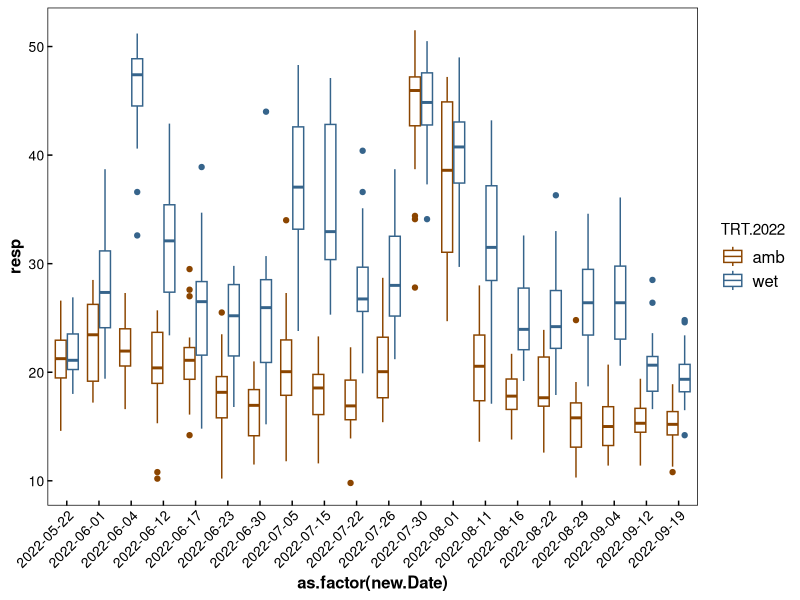
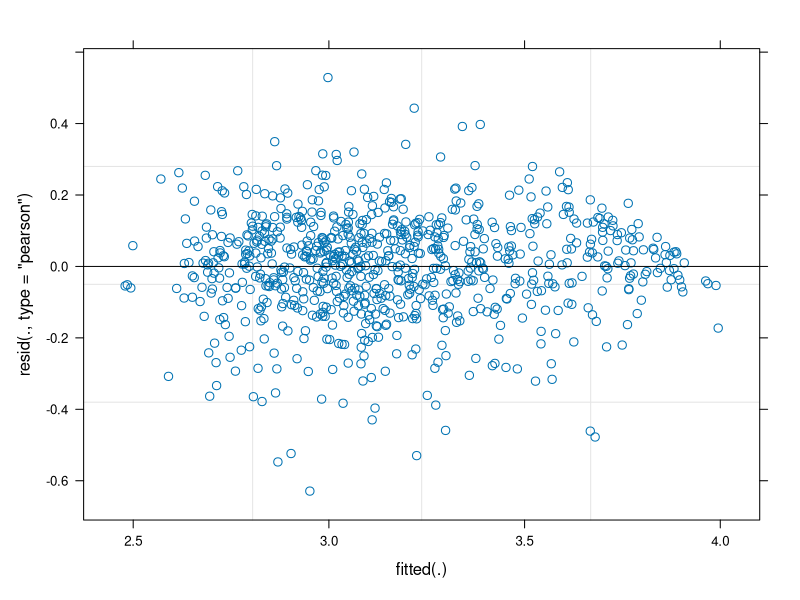
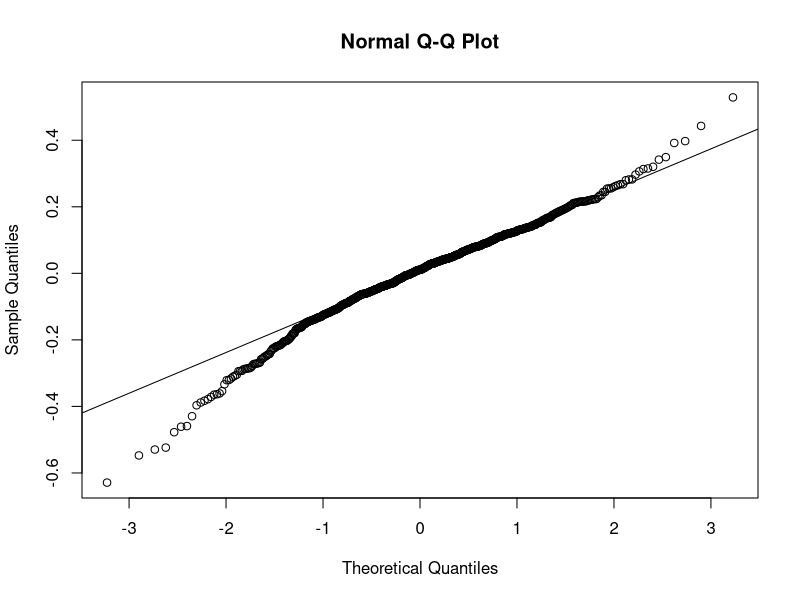
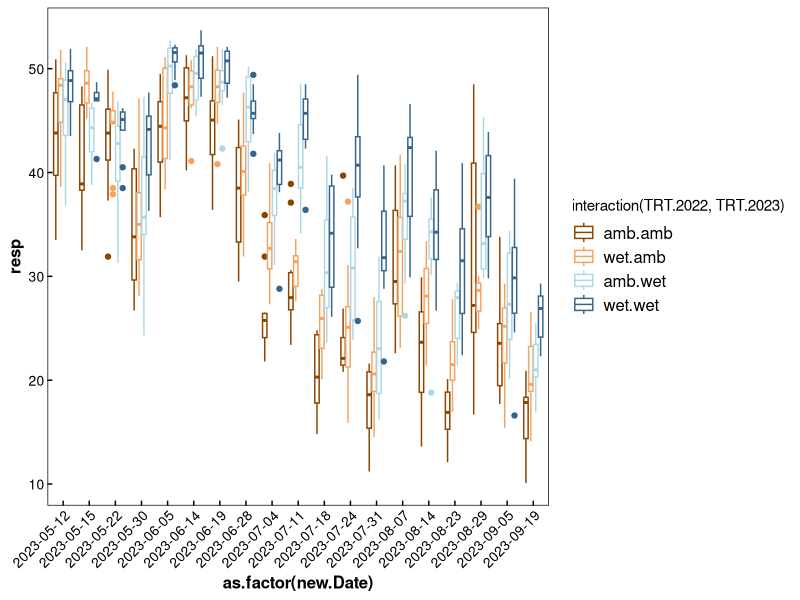
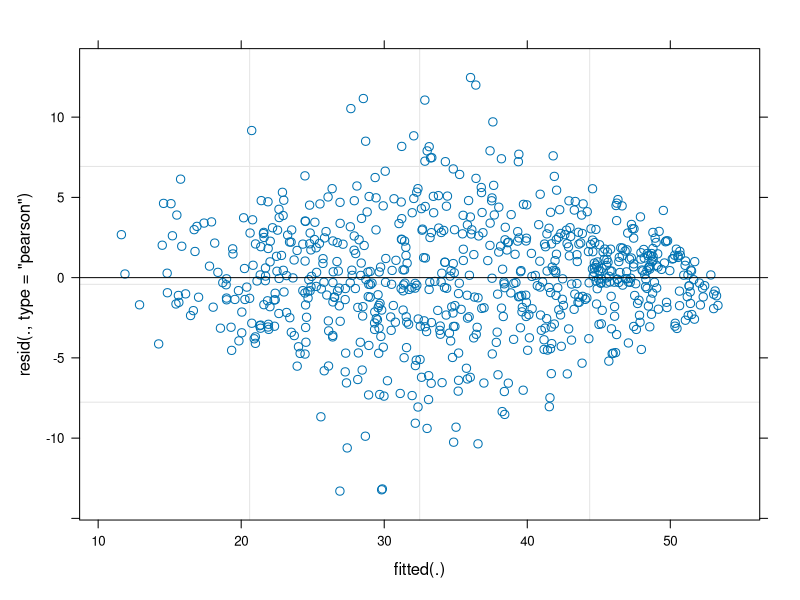
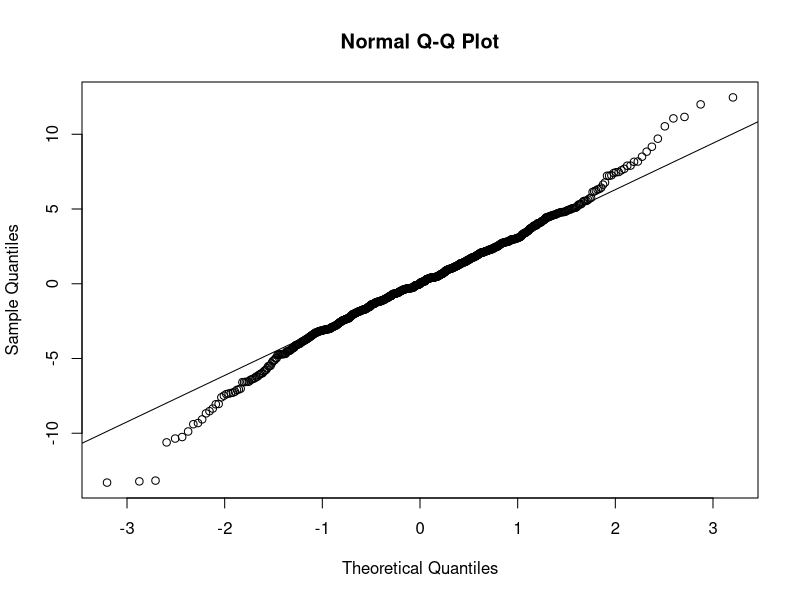
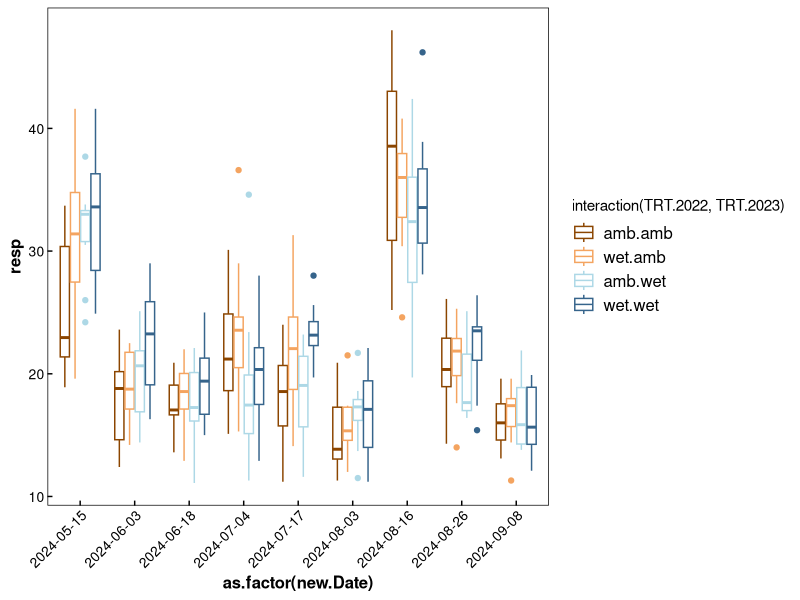
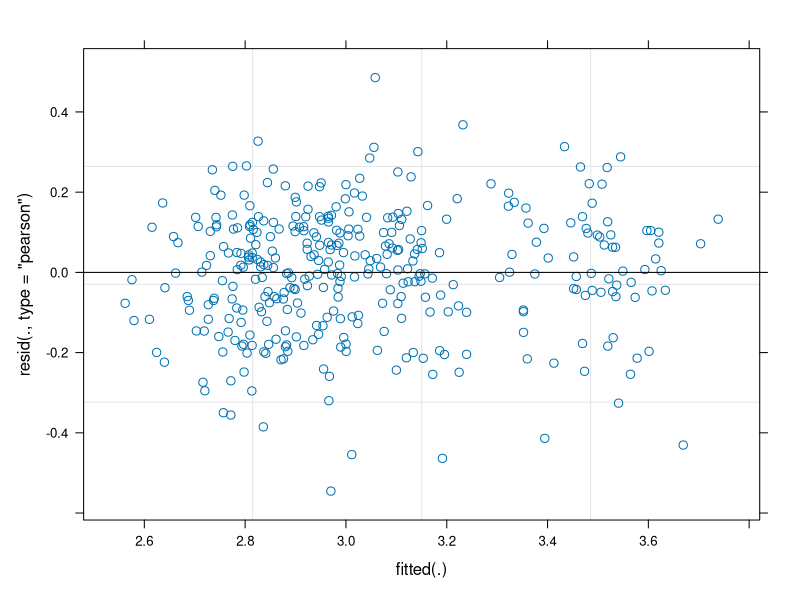

Generate these figures, in order, with R: (Note: this script raises an error after producing the figures.)
########## Do years with extreme precipitation anomalies magnify legacy effects in semi-arid grassland ecosystems? #############
# Journal of Ecology
# corresponding author: Kathleen Condon (kathleen.condon@colostate.edu, kcondon@illinois.edu)

# Analysis of continuous variables (VWC, GCC, Soil Respiration/Efflux)

##### Setup =================================================================
library(tidyverse)
library(lubridate)
library(car)
library(emmeans)
library(lmerTest)
library(rstatix)

plot_theme<-theme_classic()+
  theme(
    strip.background=element_blank(),
    strip.text.x=element_text(size=12,
                              hjust=0,
                              face="bold",colour="black"),
    strip.text.y=element_text(size=12,
                              hjust=0,
                              face="bold",colour="black"),
    panel.background=element_rect(fill="transparent"),
    panel.border=element_rect(fill="transparent",color="black",
                              linewidth=0.5),
    plot.background=element_rect(fill="transparent",color=NA),
    legend.background=element_rect(fill="transparent"),
    legend.position="none",
    # legend.title=element_text(size=16,face="bold"),
    legend.text=element_text(size=12),
    # axis.line.x=element_line(linewidth=1,color="black"),
    axis.line.x=element_blank(),
    axis.line.y=element_blank(),
    axis.ticks=element_line(linewidth=0.5,color="black"),
    axis.ticks.length=unit(-0.05,"in"),
    axis.title = element_text(size=12,
                              colour="black",face="bold"),
    axis.text=element_text(size=10,colour="black"),
    axis.text.x=element_text(angle=0,hjust=0.5,colour="black"),
    axis.text.y=element_text(colour="black"),
    plot.title=element_text(size=12),
    strip.placement="outside")

##### VWC =====================================================================
#### VWC Full data ####
vwc.20<-read.csv("final_data/SGS_EW_20cm_VWC.csv")

vwc.20.no.na<-vwc.20%>%
  # set date formats
  mutate(new.Date=as.Date(Full.Date,format="%m/%d/%y"),yr=year(new.Date),mon=month(new.Date))%>%
  mutate(short.Date=paste("2024",mon,day(new.Date),sep="-"))%>%
  mutate(short.Date=as.Date(short.Date,format="%Y-%m-%d"))%>%
  # rename variables from original file
  rename(TRT.2022=Trt_2022)%>%
  mutate(TRT.2022=factor(TRT.2022,levels=c("amb","wet")))%>%
  rename(TRT.2023=Trt_2023)%>%
  mutate(TRT.2023=factor(TRT.2023,levels=c("amb","wet")))%>%
  # select columns to keep
  select(c(new.Date,short.Date,yr,mon,Plot,TRT.2022,TRT.2023,VWC,Notes))%>%
  # drop rows with VWC NA's
  drop_na(VWC)%>%
  # create Unique_ID for dropping specific observations (outliers)
  mutate(Unique_ID=paste(new.Date,"_Plot",Plot,sep=""))

str(vwc.20) # 1900 observations
str(vwc.20.no.na) # 1900 observations

vwc.20cm.2024<-subset(vwc.20.no.na,yr=="2024")
vwc.20cm.2023<-subset(vwc.20.no.na,yr=="2023")
vwc.20cm.2022<-subset(vwc.20.no.na,yr=="2022")

##### VWC Daily
#### 2022 ####
dat<-vwc.20cm.2022
dat$resp<-dat$VWC

# check outliers
out.plot<-ggplot(dat,aes(x=as.factor(new.Date),y=resp,color=TRT.2022))+
  geom_boxplot()+
  scale_color_manual(values=c("darkorange4","steelblue4"))+
  theme_classic()+
  plot_theme+
  theme(axis.text.x=element_text(angle=45, hjust=1),
        legend.position="right")
out.plot

ext.22<-dat%>%
  group_by(new.Date,TRT.2022)%>%
  identify_outliers(resp)%>%
  filter(is.extreme==TRUE)
ext.22

mod.check<-lmer(resp~as.factor(new.Date)*TRT.2022+(1|Plot),data=dat)

outlierTest(mod.check) # One outlier 2022-07-05_Plot23 - not totally unreasonable in boxplot so leave in
# view(dat)
dat.22<-dat

#### 2022 mod ####
mod.check<-lmer(log(resp)~as.factor(new.Date)*TRT.2022+(1|Plot),data=dat)
plot(mod.check)
qqnorm(resid(mod.check));qqline(resid(mod.check))

anova(mod.check,ddf="Kenward-Roger") # date-trt interaction p<2.2.e-16

mod.pairs<-pairs(emmeans(mod.check,pairwise~TRT.2022|new.Date))
pairs.df<-as.data.frame(summary(mod.pairs))
vwc.22.sig.pairs<-subset(pairs.df,p.value<0.05)

#### 2023 ####
dat<-vwc.20cm.2023%>%
  filter(!Unique_ID %in% c("2023-08-29_Plot3"))
dat$resp<-dat$VWC

# check outliers
out.plot<-ggplot(dat,aes(x=as.factor(new.Date),y=resp,color=interaction(TRT.2022,TRT.2023)))+
  # scale_color_manual(values=c("orange","navy"))+
  scale_color_manual(values=c("darkorange4","sandybrown","lightblue","steelblue4"))+
  geom_boxplot()+
  theme_classic()+
  plot_theme+
  theme(axis.text.x=element_text(angle=45,hjust=1),
        legend.position="right")
out.plot

ext.23<-dat%>%
  group_by(new.Date,TRT.2022,TRT.2023)%>%
  identify_outliers(resp)%>%
  filter(is.extreme==TRUE )
ext.23

mod.check<-lmer(resp~as.factor(new.Date)*TRT.2022*TRT.2023+(1|Plot),data=dat)

outlierTest(mod.check) # two outliers 2023-08-29_Plot3 & 2023-08-29_Plot8 (both in the same trt at opposite ends) - removing high outlier (Plot 3) also stops second from being outlier
# view(dat)
dat.23<-dat

#### 2023 mod ####
mod.check<-lmer(resp~as.factor(new.Date)*TRT.2022*TRT.2023+(1|Plot),data=dat)
plot(mod.check)
qqnorm(resid(mod.check));qqline(resid(mod.check))

anova(mod.check,ddf="Kenward-Roger")
# step(mod.check) # no reduction

mod.pairs<-pairs(emmeans(mod.check,~TRT.2022|TRT.2023*new.Date))
pairs.df<-as.data.frame(summary(mod.pairs))
vwc.23.sig.pairs<-subset(pairs.df,p.value<0.05)

#### 2024 ####
dat<-vwc.20cm.2024
dat$resp<-dat$VWC

# check outliers
out.plot<-ggplot(dat,aes(x=as.factor(new.Date),y=resp,color=interaction(TRT.2022,TRT.2023)))+
  # scale_color_manual(values=c("orange","navy"))+
  scale_color_manual(values=c("darkorange4","sandybrown","lightblue","steelblue4"))+
  geom_boxplot()+
  theme_classic()+
  plot_theme+
  theme(axis.text.x=element_text(angle=45,hjust=1),
        legend.position="right")
out.plot

ext.24<-dat%>%
  group_by(new.Date,TRT.2022,TRT.2023)%>%
  identify_outliers(resp)%>%
  filter(is.extreme==TRUE )
ext.24

mod.check<-lmer(resp~as.factor(new.Date)*TRT.2022*TRT.2023+(1|Plot),data=dat)

outlierTest(mod.check) # no outliers
# view(dat)
dat.24<-dat

#### 2024 mod ####
mod.check<-lmer(log(resp)~as.factor(new.Date)*TRT.2022*TRT.2023+(1|Plot),data=dat)
plot(mod.check)
qqnorm(resid(mod.check));qqline(resid(mod.check))

anova(mod.check,ddf="Kenward-Roger")

step(mod.check)

mod.red<-lmer(log(resp)~as.factor(new.Date)+TRT.2022+TRT.2023+as.factor(new.Date)*TRT.2023+(1|Plot),data=dat)
plot(mod.red)
qqnorm(resid(mod.red));qqline(resid(mod.red))
anova(mod.red,ddf="Kenward-Roger")

mod.pairs<-pairs(emmeans(mod.red,~TRT.2023|new.Date))
pairs.df<-as.data.frame(summary(mod.pairs))
vwc.24.sig.pairs<-subset(pairs.df,p.value<0.05)


#####  VWC comparisons for growing seasons
#### 2022 growing season - Fig 2a ####
str(dat.22) # 800 observations

## Analysis
gs.avs.22<-dat.22%>%
  group_by(Plot,TRT.2022)%>%
  dplyr::summarise(
    n.samp.dates = n(),
    season.av = mean(resp),
    season.sd = sd(resp),
    season.SE = season.sd/sqrt(n.samp.dates))

## T-test
ggplot(gs.avs.22, aes(x = season.av, fill = TRT.2022)) +
  geom_density(alpha = 0.5)

shapiro.test(gs.avs.22$season.av[gs.avs.22$TRT.2022 == "amb"]) # fine
shapiro.test(gs.avs.22$season.av[gs.avs.22$TRT.2022 == "wet"]) # fine

t.pval<-t.test(season.av~TRT.2022,data=gs.avs.22) # p < 0.0001
vwc.t.22.pval<-t.pval$p.value

#### 2023 growing season ####
str(dat.23) # 739 observations

## Analysis
gs.avs.23<-dat.23%>%
  group_by(Plot,TRT.2022,TRT.2023)%>%
  dplyr::summarise(
    n.samp.dates = n(),
    season.av = mean(resp),
    season.sd = sd(resp),
    season.SE = season.sd/sqrt(n.samp.dates))

## ANOVA
gs.23<-lm(season.av~TRT.2022*TRT.2023,data=gs.avs.23)
plot(gs.23,1)
qqnorm(resid(gs.23));qqline(resid(gs.23))

Anova(gs.23,type=3) # interaction not significant
pairs(emmeans(gs.23,pairwise~TRT.2022|TRT.2023)) # amb 2023 p = 0.0580 for legacy, wet 2023 p = 0.0113 for legacy

mod.pairs<-pairs(emmeans(gs.23,~TRT.2022|TRT.2023))
vwc.gs.23.pairs<-as.data.frame(summary(mod.pairs))

gs.23.ni<-lm(season.av~TRT.2022+TRT.2023,data=gs.avs.23)
Anova(gs.23.ni,type=3) # both significant

#### 2024 growing season - Figure 2c ####
str(dat.24) # 360 observations

## Analysis
gs.avs.24<-dat.24%>%
  group_by(Plot,TRT.2022,TRT.2023)%>%
  dplyr::summarise(
    n.samp.dates = n(),
    season.av = mean(resp),
    season.sd = sd(resp),
    season.SE = season.sd/sqrt(n.samp.dates))

## ANOVA
gs.24<-lm(season.av~TRT.2022*TRT.2023,data=gs.avs.24)
qqnorm(resid(gs.24));qqline(resid(gs.24)) # fine
plot(gs.24,1)

Anova(gs.24,type=3) # interaction not significant, main effects not significant
mod.pairs<-pairs(emmeans(gs.24,~TRT.2022|TRT.2023)) # amb 2023 0.1972 leg., wet 2023 0.0742 leg.
vwc.gs.24.og.pairs<-as.data.frame(summary(mod.pairs))

# add rearranged bars pairwise for revisions
mod.pairs<-pairs(emmeans(gs.24,~TRT.2023|TRT.2022))
vwc.gs.24.pairs<-as.data.frame(summary(mod.pairs))

# check reduced model
step(gs.24)
gs.24.ni<-lm(season.av~TRT.2022+TRT.2023,data=gs.avs.24)
Anova(gs.24.ni,type=3) # TRT.2022 significant only

gs.24.red<-lm(season.av~TRT.2022,data=gs.avs.24)
Anova(gs.24.red,type=3)

##### VWC mid and late periods
#### 2022 ####
str(dat.22) # 800 observations

## Analysis
periods.22<-dat.22%>%
  mutate(period=case_when(
    new.Date <= ymd("2022-07-06") ~ "early-mid",
    new.Date > ymd("2022-07-06") ~ "mid-late"))%>%
  mutate(period=factor(period,levels=c("early-mid","mid-late")))
str(periods.22)

## full combined seasonal ANOVAs
log.per.22<-lmer(log(resp)~TRT.2022*period+(1|Plot/period),data=periods.22)
plot(log.per.22)
qqnorm(resid(log.per.22));qqline(resid(log.per.22))

anova(log.per.22,ddf="Kenward-Roger") # drop interaction
pairs(emmeans(log.per.22,pairwise~TRT.2022|period)) # both < 0.0001

step(log.per.22,reduce.random=FALSE) # keep 2022 trt only 

log.per.22.red<-lmer(log(resp)~TRT.2022+(1|Plot/period),data=periods.22)
anova(log.per.22.red,ddf="Kenward-Roger")

anova(log.per.22,log.per.22.red) # prefer reduced model

# check pairwise comps of best model
pairs(emmeans(log.per.22.red,pairwise~TRT.2022)) # sig. different (<0.0001) averaged across periods
# check pairwise comps of full
pairs(emmeans(log.per.22,pairwise~TRT.2022|period)) # both are < 0.0001 alone 

#### 2023 - Figure 2b ####
str(dat.23) # 739 observations

## Analysis
periods.23<-dat.23%>%
  mutate(period=case_when(
    new.Date <= ymd("2023-07-06") ~ "early-mid",
    new.Date > ymd("2023-07-06") ~ "mid-late"))%>%
  mutate(period=factor(period,levels=c("early-mid","mid-late")))
str(periods.23)

period.avs.23<-periods.23%>%
  group_by(period,Plot,TRT.2022,TRT.2023)%>%
  dplyr::summarise(
    n.samp.dates= n(),
    season.av = mean(resp),
    season.sd = sd(resp),
    season.SE = season.sd/sqrt(n.samp.dates))

## full combined seasonal ANOVAs
season.23.avs.mod<-lmer(season.av ~ period*TRT.2022*TRT.2023+(1|Plot),data=period.avs.23)
plot(season.23.avs.mod)
qqnorm(resid(season.23.avs.mod));qqline(resid(season.23.avs.mod))
anova(season.23.avs.mod,ddf="Kenward-Roger") # three way interaction NOT significant
mod.pairs<-pairs(emmeans(season.23.avs.mod,~TRT.2022|TRT.2023*period))
vwc.period.23.pairs<-as.data.frame(summary(mod.pairs))

step(season.23.avs.mod)
season.23.avs.mod.red<-lmer(season.av ~ period+TRT.2022+TRT.2023+(1|Plot),data=period.avs.23)
plot(season.23.avs.mod.red)
qqnorm(resid(season.23.avs.mod.red));qqline(resid(season.23.avs.mod.red))
anova(season.23.avs.mod.red,ddf="Kenward-Roger")

#### 2024 ####
str(dat.24) # 360 observations

## Analysis
periods.24<-dat.24%>%
  mutate(period=case_when(
    new.Date <= ymd("2024-07-06") ~ "early-mid",
    new.Date > ymd("2024-07-06") ~ "mid-late"))%>%
  mutate(period=factor(period,levels=c("early-mid","mid-late")))
str(periods.24)

period.avs.24<-periods.24%>%
  group_by(period,Plot,TRT.2022,TRT.2023)%>%
  dplyr::summarise(
    n.samp.dates = n(),
    season.av = mean(resp),
    season.sd = sd(resp),
    season.SE = season.sd/sqrt(n.samp.dates))

## full combined season ANOVAs
season.24.avs.mod<-lmer(season.av ~ period*TRT.2022*TRT.2023+(1|Plot),data=period.avs.24)
plot(season.24.avs.mod)
qqnorm(resid(season.24.avs.mod));qqline(resid(season.24.avs.mod))
anova(season.24.avs.mod,ddf="Kenward-Roger") # only trt 2022 main effect is significant
pairs(emmeans(season.24.avs.mod,~TRT.2022|TRT.2023*period))

step(season.24.avs.mod)
season.24.avs.mod.red<-lmer(season.av ~ TRT.2022 + (1|Plot), data = period.avs.24)
plot(season.24.avs.mod.red)
qqnorm(resid(season.24.avs.mod.red));qqline(resid(season.24.avs.mod.red))
anova(season.24.avs.mod.red,ddf="Kenward-Roger")

##### GCC =====================================================================
#### GCC Full data ####
gcc<-read.csv("final_data/SGS_EW_GCC_2022-2024.csv")
str(gcc)

gcc.no.na<-gcc%>%
  # set date formats
  mutate(new.Date=as.Date(Date,format="%m/%d/%y"),yr=year(new.Date),mon=month(new.Date))%>%
  mutate(short.Date=paste("2024",mon,day(new.Date),sep="-"))%>%
  mutate(short.Date=as.Date(short.Date,format="%Y-%m-%d"))%>%
  # rename variables from original file
  rename(TRT.2022=TRT_2022)%>%
  mutate(TRT.2022=factor(TRT.2022,levels=c("amb","wet")))%>%
  rename(TRT.2023=TRT_2023)%>%
  mutate(TRT.2023=factor(TRT.2023,levels=c("amb","wet")))%>%
  # select columns to keep
  rename(Notes=Notes.)%>%
  select(c(new.Date,short.Date,yr,mon,Plot,TRT.2022,TRT.2023,GCC,Notes))%>%
  # drop rows with VWC NA's
  drop_na(GCC)%>%
  # create Unique_ID for dropping specific observations (outliers)
  mutate(Unique_ID=paste(new.Date,"_Plot",Plot,sep=""))

str(gcc) # 1880 observations
str(gcc.no.na) # 19870 observations

gcc.2024<-subset(gcc.no.na,yr=="2024")
gcc.2023<-subset(gcc.no.na,yr=="2023")
gcc.2022<-subset(gcc.no.na,yr=="2022")

##### GCC Daily
#### 2022 ####
dat<-gcc.2022%>%
  filter(!Unique_ID %in% c("2022-08-11_Plot9"))
dat$resp<-dat$GCC

out.plot<-ggplot(dat,aes(x=as.factor(new.Date),y=resp,color=TRT.2022))+
  geom_boxplot()+
  scale_color_manual(values=c("darkorange4","steelblue4"))+
  theme_classic()+
  plot_theme+
  theme(axis.text.x=element_text(angle=45, hjust=1),
        legend.position="right")

out.plot

ext.22<-dat%>%
  group_by(new.Date,TRT.2022)%>%
  identify_outliers(resp)%>%
  filter(is.extreme==TRUE)
ext.22

mod.check<-lmer(resp~as.factor(new.Date)*TRT.2022+(1|Plot),data=dat)
plot(mod.check)
qqnorm(resid(mod.check));qqline(resid(mod.check))

outlierTest(mod.check) # One outlier 2022-08-11_Plot9 (dropped). Second check outlier 2022-08-11_Plot2 (not dropped) and 2022-08-11_Plot36 (not dropped)
# view(dat)
dat.22<-dat

#### 2022 mod ####
mod.check<-lmer(resp~as.factor(new.Date)*TRT.2022+(1|Plot),data=dat)
plot(mod.check)
qqnorm(resid(mod.check));qqline(resid(mod.check))

anova(mod.check,ddf="Kenward-Roger") # all sig.

mod.pairs<-pairs(emmeans(mod.check,pairwise~TRT.2022|new.Date))
pairs.df<-as.data.frame(summary(mod.pairs))
gcc.22.sig.pairs<-subset(pairs.df,p.value<0.05)

#### 2023 ####
dat<-gcc.2023%>%
  filter(!Unique_ID %in% c(
    "2023-06-28_Plot2",
    "2023-07-11_Plot2",
    "2023-07-11_Plot12",
    "2023-06-28_Plot12",
    "2023-07-04_Plot2",
    "2023-07-04_Plot12",
    "2023-07-18_Plot2"
  ))
str(dat)

dat$resp<-dat$GCC

out.plot<-ggplot(dat,aes(x=as.factor(new.Date),y=resp,color=interaction(TRT.2022,TRT.2023)))+
  # scale_color_manual(values=c("orange","navy"))+
  scale_color_manual(values=c("darkorange4","sandybrown","lightblue","steelblue4"))+
  geom_boxplot()+
  theme_classic()+
  plot_theme+
  theme(axis.text.x=element_text(angle=45,hjust=1),
        legend.position="right")
out.plot

ext.23<-dat%>%
  group_by(new.Date,TRT.2022,TRT.2023)%>%
  identify_outliers(resp)%>%
  filter(is.extreme==TRUE )
ext.23

mod.check<-lmer(resp~as.factor(new.Date)*TRT.2022*TRT.2023+(1|Plot),data=dat)
plot(mod.check)
qqnorm(resid(mod.check));qqline(resid(mod.check))

outlierTest(mod.check) # first outlier 2023-06-28_Plot2, second 2023-07-11_Plot2,  third 2023-07-11_Plot12, 2023-06-28_Plot12, 2023-07-04_Plot2 --- all removed (see above)... 2023-06-19_Plot2 also outlier but kept b/c out.plot shows not as unreasonable 

# view(dat)
dat.23<-dat

#### 2023 mod ####
mod.check<-lmer(resp~as.factor(new.Date)*TRT.2022*TRT.2023+(1|Plot),data=dat)
plot(mod.check)
qqnorm(resid(mod.check));qqline(resid(mod.check))

anova(mod.check,ddf="Kenward-Roger") # three way is sig.
# step(mod.check) # no reduction

mod.pairs<-pairs(emmeans(mod.check,~TRT.2022|TRT.2023*new.Date))
pairs.df<-as.data.frame(summary(mod.pairs))
gcc.23.sig.pairs<-subset(pairs.df,p.value<0.05)

#### 2024 ####
dat<-gcc.2024
dat$resp<-dat$GCC

out.plot<-ggplot(dat,aes(x=as.factor(new.Date),y=resp,color=interaction(TRT.2022,TRT.2023)))+
  # scale_color_manual(values=c("orange","navy"))+
  scale_color_manual(values=c("darkorange4","sandybrown","lightblue","steelblue4"))+
  geom_boxplot()+
  theme_classic()+
  plot_theme+
  theme(axis.text.x=element_text(angle=45,hjust=1),
        legend.position="right")
out.plot

ext.24<-dat%>%
  group_by(new.Date,TRT.2022,TRT.2023)%>%
  identify_outliers(resp)%>%
  filter(is.extreme==TRUE )
ext.24

mod.check<-lmer(resp~as.factor(new.Date)*TRT.2022*TRT.2023+(1|Plot),data=dat)
plot(mod.check)
qqnorm(resid(mod.check));qqline(resid(mod.check))

outlierTest(mod.check) # no outliers
# view(dat)
dat.24<-dat

#### 2024 mod ####
mod.check<-lmer(resp~as.factor(new.Date)*TRT.2022*TRT.2023+(1|Plot),data=dat)
plot(mod.check)
qqnorm(resid(mod.check));qqline(resid(mod.check))

anova(mod.check,ddf="Kenward-Roger") # only date significant

##### GCC comparisons for growing seasons
#### 2022 growing season - Figure 3d ####
str(dat.22) # 793 observations

## Analysis
gs.avs.22<-dat.22%>%
  group_by(Plot,TRT.2022)%>%
  dplyr::summarise(
    n.samp.dates = n(),
    season.av = mean(resp),
    season.sd = sd(resp),
    season.SE = season.sd/sqrt(n.samp.dates))

## T-test
ggplot(gs.avs.22,aes(x = season.av, fill = TRT.2022))+
  geom_density(alpha = 0.5)

shapiro.test(gs.avs.22$season.av[gs.avs.22$TRT.2022 == "amb"]) # fine
shapiro.test(gs.avs.22$season.av[gs.avs.22$TRT.2022 == "wet"]) # fine

t.pval<-t.test(season.av ~ TRT.2022, data = gs.avs.22) # p < 0.0001
gcc.t.22.pval<-t.pval$p.value

#### 2023 growing season ####
str(dat.23) # 749 observations

## Analysis
gs.avs.23<-dat.23%>%
  group_by(Plot,TRT.2022,TRT.2023)%>%
  dplyr::summarise(
    n.samp.dates = n(),
    season.av = mean(resp),
    season.sd = sd(resp),
    season.SE = season.sd/sqrt(n.samp.dates))

## ANOVA
gs.23<-lm(season.av~TRT.2022*TRT.2023,data=gs.avs.23)
plot(gs.23,1)
qqnorm(resid(gs.23));qqline(resid(gs.23))

Anova(gs.23,type=3) # interaction not significant
mod.pairs<-pairs(emmeans(gs.23,pairwise~TRT.2022|TRT.2023)) # amb legacy = 0.2285 n.s., wet = 0.1121 n.s. 
gcc.gs.23.pairs<-as.data.frame(summary(mod.pairs))

gs.23.ni<-lm(season.av~TRT.2022+TRT.2023,data=gs.avs.23)
Anova(gs.23.ni,type=3) # both significant

#### 2024 growing season - Figure 3f ####
str(dat.24) # 360 observations

## Analysis
gs.avs.24<-dat.24%>%
  group_by(Plot,TRT.2022,TRT.2023)%>%
  dplyr::summarise(
    n.samp.dates = n(),
    season.av = mean(resp),
    season.sd = sd(resp),
    season.SE = season.sd/sqrt(n.samp.dates))

## ANOVA
gs.24<-lm(season.av~TRT.2022*TRT.2023,data=gs.avs.24)
qqnorm(resid(gs.24));qqline(resid(gs.24))
plot(gs.24,1)

Anova(gs.24,type=3) # interaction not significant, main effects not significant
mod.pairs<-pairs(emmeans(gs.24,pairwise~TRT.2022|TRT.2023)) # p = 0.5884 amb, 0.9227 wet legacies
gcc.gs.24.og.pairs<-as.data.frame(summary(mod.pairs))

# add rearranged bars pairwise
mod.pairs<-pairs(emmeans(gs.24,~TRT.2023|TRT.2022))
gcc.gs.24.pairs<-as.data.frame(summary(mod.pairs))

step(gs.24) # nothing
gs.24.ni<-lm(season.av~TRT.2022+TRT.2023,data=gs.avs.24)
Anova(gs.24.ni,type=3) # none significant

##### GCC mid and late periods
#### 2022 ####
str(dat.22) # 793 observations

## Analysis
periods.22<-dat.22%>%
  mutate(period=case_when(
    new.Date <= ymd("2022-07-06") ~ "early-mid",
    new.Date > ymd("2022-07-06") ~ "mid-late"))%>%
  mutate(period=factor(period,levels=c("early-mid","mid-late")))
str(periods.22)

## full combined seasonal ANOVA ##
log.per.22<-lmer(log(resp)~TRT.2022*period+(1|Plot/period),data=periods.22)
plot(log.per.22)
qqnorm(resid(log.per.22));qqline(resid(log.per.22))

anova(log.per.22,ddf="Kenward-Roger") # all significant
step(log.per.22,reduce.random=FALSE) # keep all

# check pairwise comps of best model
pairs(emmeans(log.per.22,pairwise~TRT.2022|period)) # sig. different for both periods (< 0.0001)

#### 2023 - Figure 3e ####
str(dat.23) # 749 observations

## Analysis
periods.23<-dat.23%>%
  mutate(period=case_when(
    new.Date <= ymd("2023-07-06") ~ "early-mid",
    new.Date > ymd("2023-07-06") ~ "mid-late"))%>%
  mutate(period=factor(period,levels=c("early-mid","mid-late")))
str(periods.23)

period.avs.23<-periods.23%>%
  group_by(period,Plot,TRT.2022,TRT.2023)%>%
  dplyr::summarise(
    n.samp.dates= n(),
    season.av = mean(resp),
    season.sd = sd(resp),
    season.SE = season.sd/sqrt(n.samp.dates))

## full combined seasonal ANOVAs
season.23.avs.mod<-lmer(season.av ~ period*TRT.2022*TRT.2023+(1|Plot),data=period.avs.23)
plot(season.23.avs.mod)
qqnorm(resid(season.23.avs.mod));qqline(resid(season.23.avs.mod))
anova(season.23.avs.mod,ddf="Kenward-Roger") # three way interaction IS significant
mod.pairs<-pairs(emmeans(season.23.avs.mod,~TRT.2022|TRT.2023*period))
gcc.period.23.pairs<-as.data.frame(mod.pairs)

step(season.23.avs.mod) # no reduction

#### 2024 ####
str(dat.24) # 320 observations

## Analysis
periods.24<-dat.24%>%
  mutate(period=case_when(
    new.Date <= ymd("2024-07-06") ~ "early-mid",
    new.Date > ymd("2024-07-06") ~ "mid-late"))%>%
  mutate(period=factor(period,levels=c("early-mid","mid-late")))
str(periods.24)

period.avs.24<-periods.24%>%
  group_by(period,Plot,TRT.2022,TRT.2023)%>%
  dplyr::summarise(
    n.samp.dates = n(),
    season.av = mean(resp),
    season.sd = sd(resp),
    season.SE = season.sd/sqrt(n.samp.dates))

## full combined season ANOVAs
season.24.avs.mod<-lmer(season.av ~ period*TRT.2022*TRT.2023+(1|Plot),data=period.avs.24)
plot(season.24.avs.mod)
qqnorm(resid(season.24.avs.mod));qqline(resid(season.24.avs.mod))
anova(season.24.avs.mod,ddf="Kenward-Roger") # three way interaction NOT sig.
pairs(emmeans(season.24.avs.mod,~TRT.2022|TRT.2023*period))

step(season.24.avs.mod) # keep only period
season.24.avs.mod.red<-lmer(season.av ~ period+(1|Plot),data=period.avs.24)
plot(season.24.avs.mod.red)
qqnorm(resid(season.24.avs.mod.red));qqline(resid(season.24.avs.mod.red))
anova(season.24.avs.mod.red,ddf="Kenward-Roger")

##### Respiration/Efflux ======================================================
#### Efflux Full data ####
resp<-read.csv("final_data/SGS_EW_Efflux_2022-2023.csv")
str(resp)

resp[resp=="ambient"]<-"amb"

resp.no.na<-resp%>%
  # set date formats
  mutate(new.Date=as.Date(Full.Date,format="%m/%d/%y"),yr=year(new.Date),mon=month(new.Date))%>%
  mutate(short.Date=paste("2024",mon,day(new.Date),sep="-"))%>%
  mutate(short.Date=as.Date(short.Date,format="%Y-%m-%d"))%>%
  # rename variables from original file
  rename(TRT.2022=TRT_2022)%>%
  mutate(TRT.2022=factor(TRT.2022,levels=c("amb","wet")))%>%
  rename(TRT.2023=TRT_2023)%>%
  mutate(TRT.2023=factor(TRT.2023,levels=c("amb","wet")))%>%
  # select columns to keep
  select(c(new.Date,short.Date,yr,mon,Plot,TRT.2022,TRT.2023,Soil.temp,Efflux,Notes))%>%
  # drop rows with VWC NA's
  drop_na(Efflux)%>%
  # create Unique_ID for dropping specific observations (outliers)
  mutate(Unique_ID=paste(new.Date,"_Plot",Plot,sep=""))

str(resp) # 721 observations
str(resp.no.na) # 712 observations

resp.2023<-subset(resp.no.na,yr=="2023")
resp.2022<-subset(resp.no.na,yr=="2022")

##### Resp Daily
#### 2022 ####
dat<-resp.2022
dat$resp<-dat$Efflux

# check outliers
out.plot<-ggplot(dat,aes(x=as.factor(new.Date),y=resp,color=TRT.2022))+
  geom_boxplot()+
  scale_color_manual(values=c("darkorange4","steelblue4"))+
  theme_classic()+
  plot_theme+
  theme(axis.text.x=element_text(angle=45, hjust=1),
        legend.position="right")

out.plot

ext.22<-dat%>%
  group_by(new.Date,TRT.2022)%>%
  identify_outliers(resp)%>%
  filter(is.extreme==TRUE)
ext.22

mod.check<-lmer(resp~as.factor(new.Date)*TRT.2022+(1|Plot),data=dat)
plot(mod.check)
qqnorm(resid(mod.check));qqline(resid(mod.check))

outlierTest(mod.check) # two outliers but not on plot, so leaving both in (one has note that ran again in field to check high and was high again so OK)

dat.22<-dat

#### 2022 mod ####
mod.check<-lmer(sqrt(resp)~as.factor(new.Date)*TRT.2022+(1|Plot),data=dat)
plot(mod.check)
qqnorm(resid(mod.check));qqline(resid(mod.check))

anova(mod.check,ddf="Kenward-Roger") # interaction sig

mod.pairs<-pairs(emmeans(mod.check,pairwise~TRT.2022|new.Date))
pairs.df<-as.data.frame(summary(mod.pairs))
resp.22.sig.pairs<-subset(pairs.df,p.value<0.05)

#### 2023 ####
dat<-resp.2023%>%
  filter(!Unique_ID %in% c("2023-06-28_Plot35"))
str(dat)

dat$resp<-dat$Efflux

# check outliers
out.plot<-ggplot(dat,aes(x=as.factor(new.Date),y=resp,color=interaction(TRT.2022,TRT.2023)))+
  scale_color_manual(values=c("darkorange4","sandybrown","lightblue","steelblue4"))+
  geom_boxplot()+
  theme_classic()+
  plot_theme+
  theme(axis.text.x=element_text(angle=45,hjust=1),
        legend.position="right")
out.plot

ext.23<-dat%>%
  group_by(new.Date,TRT.2022,TRT.2023)%>%
  identify_outliers(resp)%>%
  filter(is.extreme==TRUE )
ext.23

mod.check<-lmer(resp~as.factor(new.Date)*TRT.2022*TRT.2023+(1|Plot),data=dat)
plot(mod.check)
qqnorm(resid(mod.check));qqline(resid(mod.check))

outlierTest(mod.check) # outlier on 6/28 had note about coller looking extremely wet from watering day before still, second reading was also high BUT dropped b/c seems like it wasn't drying same as other plots for some reason that day                                                                        
# view(dat)
dat.23<-dat

#### 2023 mod ####
mod.check<-lmer(sqrt(resp)~as.factor(new.Date)*TRT.2022*TRT.2023+(1|Plot),data=dat)
plot(mod.check)
qqnorm(resid(mod.check));qqline(resid(mod.check)) 

anova(mod.check,ddf="Kenward-Roger") # both trt's with date interaction sig, but not three way interaction

mod.pairs<-pairs(emmeans(mod.check,~TRT.2022|TRT.2023*new.Date))
pairs.df<-as.data.frame(summary(mod.pairs))
resp.23.sig.pairs<-subset(pairs.df,p.value<0.05)

step(mod.check)

mod.red<-lmer(sqrt(resp)~as.factor(new.Date)+TRT.2022+TRT.2023+as.factor(new.Date)*TRT.2022+as.factor(new.Date)*TRT.2023+(1|Plot),data=dat)
plot(mod.red)
qqnorm(resid(mod.red));qqline(resid(mod.red))

anova(mod.red,ddf="Kenward-Roger")
mod.pairs<-pairs(emmeans(mod.red,~TRT.2022|new.Date))
pairs.df<-as.data.frame(summary(mod.pairs))
resp.23.sig.pairs.across23trt<-subset(pairs.df,p.value<0.05)

##### Resp comparisons for growing seasons
#### 2022 growing season ####
str(dat.22) # 373 observations

## Analysis
gs.avs.22<-dat.22%>%
  group_by(Plot,TRT.2022)%>%
  dplyr::summarise(
    n.samp.dates = n(),
    season.av = mean(resp),
    season.sd = sd(resp),
    season.SE = season.sd/sqrt(n.samp.dates))

## T-test
ggplot(gs.avs.22, aes(x = season.av, fill = TRT.2022)) +
  geom_density(alpha = 0.5)

shapiro.test(gs.avs.22$season.av[gs.avs.22$TRT.2022 == "amb"]) # fine
shapiro.test(gs.avs.22$season.av[gs.avs.22$TRT.2022 == "wet"]) # fine

t.pval<-t.test(season.av~TRT.2022,data=gs.avs.22) # p < 0.0001
resp.t.22.pval<-t.pval$p.value

#### 2023 growing season ####
str(dat.23) # 338 observations

## Analysis
gs.avs.23<-dat.23%>%
  group_by(Plot,TRT.2022,TRT.2023)%>%
  dplyr::summarise(
    n.samp.dates = n(),
    season.av = mean(resp),
    season.sd = sd(resp),
    season.SE = season.sd/sqrt(n.samp.dates))

## ANOVA
gs.23<-lm(season.av~TRT.2022*TRT.2023,data=gs.avs.23)
plot(gs.23,1)
qqnorm(resid(gs.23));qqline(resid(gs.23))

Anova(gs.23,type=3) # interaction not significant
mod.pairs<-pairs(emmeans(gs.23,pairwise~TRT.2022|TRT.2023)) # amb 2023 legacy is 0.2135, wet 2023 legacy is 0.0580
resp.gs.23.pairs<-as.data.frame(summary(mod.pairs))

gs.23.ni<-lm(season.av~TRT.2022+TRT.2023,data=gs.avs.23)
Anova(gs.23.ni,type=3) # both significant (2023 0.066)
pairs(emmeans(gs.23.ni,pairwise~TRT.2022)) # p = 0.0275 legacy effect across 2023 trts

step(gs.23) # use no interaction model

##### Resp mid and late periods
#### 2022 ####
str(dat.22) # 373 observations

## Analysis
periods.22<-dat.22%>%
  mutate(period=case_when(
    new.Date <= ymd("2022-07-06") ~ "early-mid",
    new.Date > ymd("2022-07-06") ~ "mid-late"))%>%
  mutate(period=factor(period,levels=c("early-mid","mid-late")))
str(periods.22)

## full combined seasonal ANOVAs
per.22<-lmer(sqrt(resp)~TRT.2022*period+(1|Plot/period),data=periods.22)
plot(per.22)
qqnorm(resid(per.22));qqline(resid(per.22))

anova(per.22,ddf="Kenward-Roger") # interaction not sig.
pairs(emmeans(per.22,pairwise~TRT.2022|period)) # both p < 0.0001

step(per.22,reduce.random=FALSE) # keep additive

per.22.ni<-lmer(sqrt(resp)~TRT.2022+period+(1|Plot/period),data=periods.22)
plot(per.22.ni)
qqnorm(resid(per.22.ni));qqline(resid(per.22.ni))
anova(per.22.ni,ddf="Kenward-Roger") # both significant
pairs(emmeans(per.22.ni,pairwise~TRT.2022)) # p < 0.0001 across trts

# check preferred mod
anova(per.22,per.22.ni) # prefer reduced model

#### 2023 - Figure 5a ####
str(dat.23) # 749 observations

## Analysis
periods.23<-dat.23%>%
  mutate(period=case_when(
    new.Date <= ymd("2023-07-06") ~ "early-mid",
    new.Date > ymd("2023-07-06") ~ "mid-late"))%>%
  mutate(period=factor(period,levels=c("early-mid","mid-late")))
str(periods.23)

period.avs.23<-periods.23%>%
  group_by(period,Plot,TRT.2022,TRT.2023)%>%
  dplyr::summarise(
    n.samp.dates= n(),
    season.av = mean(resp),
    season.sd = sd(resp),
    season.SE = season.sd/sqrt(n.samp.dates))

## full combined seasonal ANOVAs
season.23.avs.mod<-lmer(season.av ~ period*TRT.2022*TRT.2023+(1|Plot),data=period.avs.23)
plot(season.23.avs.mod)
qqnorm(resid(season.23.avs.mod));qqline(resid(season.23.avs.mod))
anova(season.23.avs.mod,ddf="Kenward-Roger") # three way interaction NOT significant
mod.pairs<-pairs(emmeans(season.23.avs.mod,~TRT.2022|TRT.2023*period))
resp.period.23.pairs<-as.data.frame(summary(mod.pairs))

step(season.23.avs.mod)
season.23.avs.mod.red<-lmer(season.av ~ period + TRT.2022 + (1|Plot), data=period.avs.23)
anova(season.23.avs.mod.red,ddf="Kenward-Roger")
plot(season.23.avs.mod.red)
qqnorm(resid(season.23.avs.mod.red));qqline(resid(season.23.avs.mod.red))
